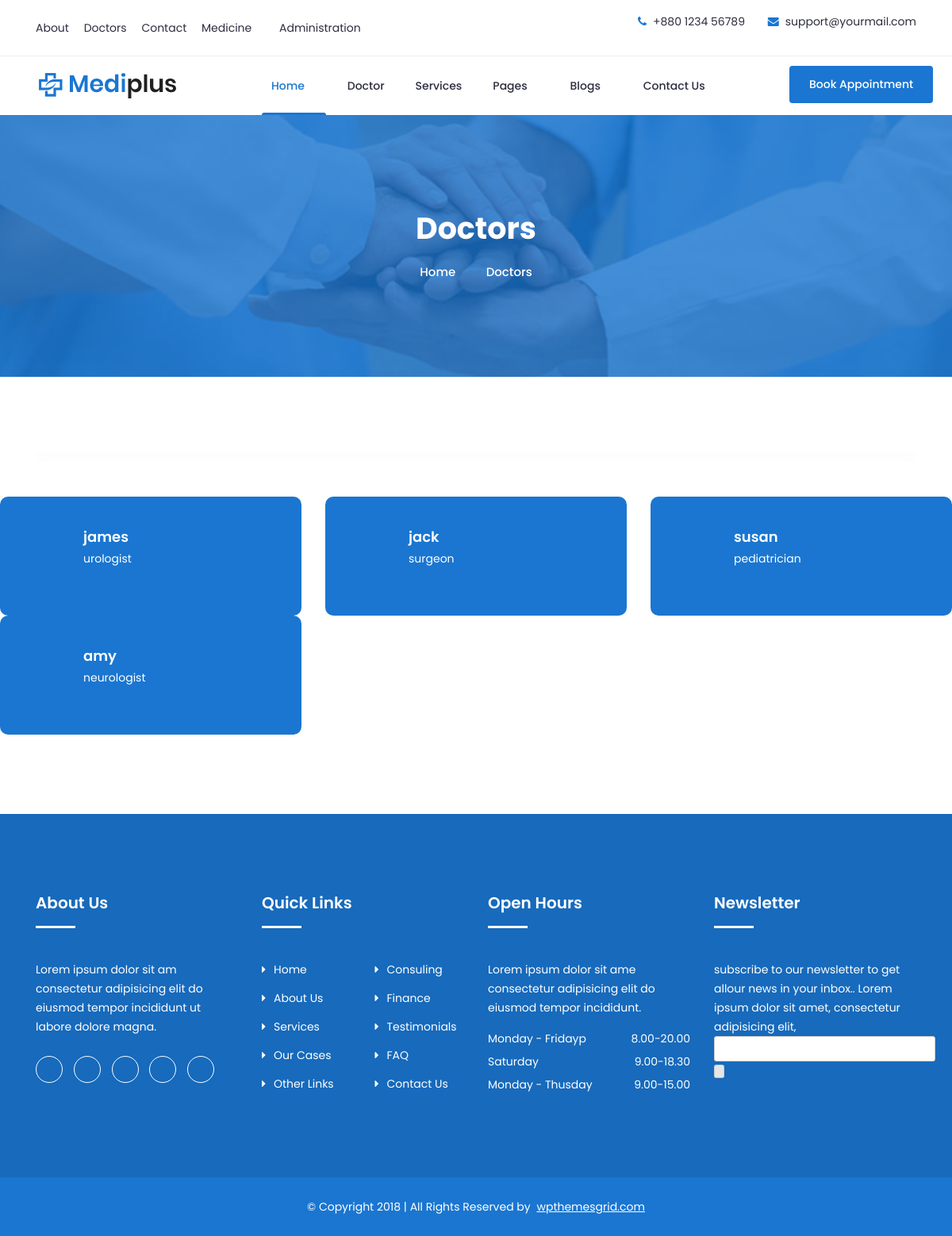
Screenshot of /doctor/ with the database file from the repository.
### hospital/models.py (models this page shows)
class tbldoctor(models.Model):
    name = models.CharField(max_length=10,null=True)
    email = models.EmailField(max_length=10,null=True)
    number = models.IntegerField(null=True)
    address = models.CharField(max_length=10,null=True)
    department = models.CharField(max_length=10,null=True)
    educationqualification = models.CharField(max_length=10,null=True)
    experience = models.CharField(max_length=10,null=True)
    drid = models.CharField(max_length=10,null=True)

### hospital/views.py (the view)
# urls.py: path("doctor/", views.doctor),
def doctor(request):
    a = tbldoctor.objects.all()
    return render(request,"doctor.html",{'a':a})

### template/doctor.html (shortened to what this page needs)
<!doctype html>
{%load static%}
<html class="no-js" lang="zxx">
    <head>
		<link rel="stylesheet" href="{% static 'css/bootstrap.min.css' %}">
		<link rel="stylesheet" href="{% static 'css/nice-select.css' %}">
        <link rel="stylesheet" href="{% static 'css/font-awesome.min.css' %}">
        <link rel="stylesheet" href="{% static 'css/icofont.css' %}">
		<link rel="stylesheet" href="{% static 'css/slicknav.min.css' %}">
        <link rel="stylesheet" href="{% static 'css/owl-carousel.css' %}">
		<link rel="stylesheet" href="{% static 'css/datepicker.css' %}">
        <link rel="stylesheet" href="{% static 'css/animate.min.css' %}">
        <link rel="stylesheet" href="{% static 'css/magnific-popup.css' %}">
        <link rel="stylesheet" href="{% static 'css/normalize.css' %}">
        <link rel="stylesheet" href="{% static 'style.css' %}">
        <link rel="stylesheet" href="{% static 'css/responsive.css' %}">
    </head>
    <body>
	<form action="/savedoctor/" method="POST">{%csrf_token%}
		<header class="header" >
			<div class="topbar">
				<div class="container">
					<div class="row">
						<div class="col-lg-6 col-md-5 col-12">
							<ul class="top-link">
								<li><a href="#">About</a></li>
								<li><a href="/doctor">Doctors</a></li>
								<li><a href="/contact">Contact</a></li>
								<li><a href="/medicine">Medicine</a></li>
								<li>   <a href="/adminlogin/" class="nav-item nav-link active">Administration</a></li>
							</ul>
						</div>
						<div class="col-lg-6 col-md-7 col-12">
							<ul class="top-contact">
								<li><i class="fa fa-phone"></i>+880 1234 56789</li>
								<li><i class="fa fa-envelope"></i><a href="mailto:support@yourmail.com">support@yourmail.com</a></li>
							</ul>
						</div>
					</div>
				</div>
			</div>
			<div class="header-inner">
				<div class="container">
					<div class="inner">
						<div class="row">
							<div class="col-lg-3 col-md-3 col-12">
								<div class="logo">
									<a href="index.html"><img src="{% static 'img/logo.png' %}" alt="#"></a>
								</div>
							</div>
							<div class="col-lg-7 col-md-9 col-12">
								<div class="main-menu">
									<nav class="navigation">
										<ul class="nav menu">
											<li class="active"><a href="#">Home <i class="icofont-rounded-down"></i></a>
											</li>
											<li><a href="/doctor">Doctor </a></li>
											<li><a href="#">Services </a></li>
											<li><a href="#">Pages <i class="icofont-rounded-down"></i></a>
											</li>
											<li><a href="#">Blogs <i class="icofont-rounded-down"></i></a>
											</li>
											<li><a href="/contact">Contact Us</a></li>
										</ul>
									</nav>
								</div>
							</div>
							<div class="col-lg-2 col-12">
								<div class="get-quote">
									<a href="/appointmentform" class="btn">Book Appointment</a>
								</div>
							</div>
						</div>
					</div>
				</div>
			</div>
		</header>
		<div class="breadcrumbs overlay">
			<div class="container">
				<div class="bread-inner">
					<div class="row">
						<div class="col-12">
							<h2>Doctors</h2>
							<ul class="bread-list">
								<li><a href="index.html">Home</a></li>
								<li><i class="icofont-simple-right"></i></li>
								<li class="active">Doctors</li>
							</ul>
						</div>
					</div>
				</div>
			</div>
		</div>
		<section class="contact-us section">
			<div class="container">
				<div class="inner">
					<div class="row">
						<div class="col-lg-6">
							<div class="contact-us-left">
							</div>
						</div>
							</div>
						</div>
					</div>
				<div class="contact-info">
					<div class="row">
{%for g in a%}
						<div class="col-lg-4 col-12 ">
							<div class="single-info">
								<div class="content">
									<h3>{{g.name}}</h3>
									<p>{{g.department}}</p>
								</div>
							</div>
						</div>
{%endfor%}
					</div>
				</div>
		</section>
		<footer id="footer" class="footer ">
			<div class="footer-top">
				<div class="container">
					<div class="row">
						<div class="col-lg-3 col-md-6 col-12">
							<div class="single-footer">
								<h2>About Us</h2>
								<p>Lorem ipsum dolor sit am consectetur adipisicing elit do eiusmod tempor incididunt ut labore dolore magna.</p>
								<ul class="social">
									<li><a href="#"><i class="icofont-facebook"></i></a></li>
									<li><a href="#"><i class="icofont-google-plus"></i></a></li>
									<li><a href="#"><i class="icofont-twitter"></i></a></li>
									<li><a href="#"><i class="icofont-vimeo"></i></a></li>
									<li><a href="#"><i class="icofont-pinterest"></i></a></li>
								</ul>
							</div>
						</div>
						<div class="col-lg-3 col-md-6 col-12">
							<div class="single-footer f-link">
								<h2>Quick Links</h2>
								<div class="row">
									<div class="col-lg-6 col-md-6 col-12">
										<ul>
											<li><a href="#"><i class="fa fa-caret-right" aria-hidden="true"></i>Home</a></li>
											<li><a href="#"><i class="fa fa-caret-right" aria-hidden="true"></i>About Us</a></li>
											<li><a href="#"><i class="fa fa-caret-right" aria-hidden="true"></i>Services</a></li>
											<li><a href="#"><i class="fa fa-caret-right" aria-hidden="true"></i>Our Cases</a></li>
											<li><a href="#"><i class="fa fa-caret-right" aria-hidden="true"></i>Other Links</a></li>
										</ul>
									</div>
									<div class="col-lg-6 col-md-6 col-12">
										<ul>
											<li><a href="#"><i class="fa fa-caret-right" aria-hidden="true"></i>Consuling</a></li>
											<li><a href="#"><i class="fa fa-caret-right" aria-hidden="true"></i>Finance</a></li>
											<li><a href="#"><i class="fa fa-caret-right" aria-hidden="true"></i>Testimonials</a></li>
											<li><a href="#"><i class="fa fa-caret-right" aria-hidden="true"></i>FAQ</a></li>
											<li><a href="#"><i class="fa fa-caret-right" aria-hidden="true"></i>Contact Us</a></li>
										</ul>
									</div>
								</div>
							</div>
						</div>
						<div class="col-lg-3 col-md-6 col-12">
							<div class="single-footer">
								<h2>Open Hours</h2>
								<p>Lorem ipsum dolor sit ame consectetur adipisicing elit do eiusmod tempor incididunt.</p>
								<ul class="time-sidual">
									<li class="day">Monday - Fridayp <span>8.00-20.00</span></li>
									<li class="day">Saturday <span>9.00-18.30</span></li>
									<li class="day">Monday - Thusday <span>9.00-15.00</span></li>
								</ul>
							</div>
						</div>
						<div class="col-lg-3 col-md-6 col-12">
							<div class="single-footer">
								<h2>Newsletter</h2>
								<p>subscribe to our newsletter to get allour news in your inbox.. Lorem ipsum dolor sit amet, consectetur adipisicing elit,</p>
								<form action="mail/mail.php" method="get" target="_blank" class="newsletter-inner">
									<input name="email" placeholder="Email Address" class="common-input" onfocus="this.placeholder = ''"
										onblur="this.placeholder = 'Your email address'" required="" type="email">
									<button class="button"><i class="icofont icofont-paper-plane"></i></button>
								</form>
							</div>
						</div>
					</div>
				</div>
			</div>
			<div class="copyright">
				<div class="container">
					<div class="row">
						<div class="col-lg-12 col-md-12 col-12">
							<div class="copyright-content">
								<p>© Copyright 2018  |  All Rights Reserved by <a href="https://www.wpthemesgrid.com" target="_blank">wpthemesgrid.com</a> </p>
							</div>
						</div>
					</div>
				</div>
			</div>
		</footer>
    </body>
</html>

### rows the page displays
tbldoctor: name "james", department "urologist"
tbldoctor: name "jack", department "surgeon"
tbldoctor: name "susan", department "pediatrician"
tbldoctor: name "amy", department "neurologist"
